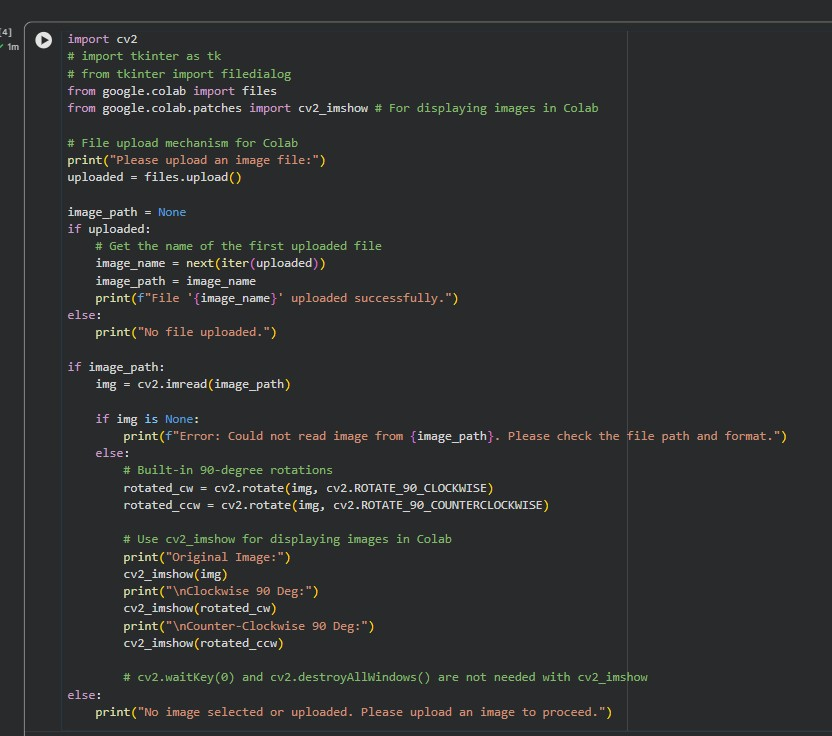
#> input picture Lab Experiments/Exp 9/exp 9 code.jpg, 832 x 736 px, found by its file name
$ python Exp25code.py
#> lines starting #> are read from the running program, lines starting #| are printed output that depends on the picture
# HIGH BOOST MASKING USING FORMULA

import cv2
import numpy as np
import matplotlib.pyplot as plt

# =========================
# COLAB IMAGE UPLOAD
# =========================
from google.colab import files

uploaded = files.upload()
#> the answer given: exp 9 code.jpg
filename = list(uploaded.keys())[0]

# Read Image
img = cv2.imread(filename)
#> img is the input picture: shape (736, 832, 3); mean B, G, R 47.7, 47, 45.9
img_rgb = cv2.cvtColor(img, cv2.COLOR_BGR2RGB)

# Blur
blurred = cv2.GaussianBlur(img_rgb,(9,9),0)
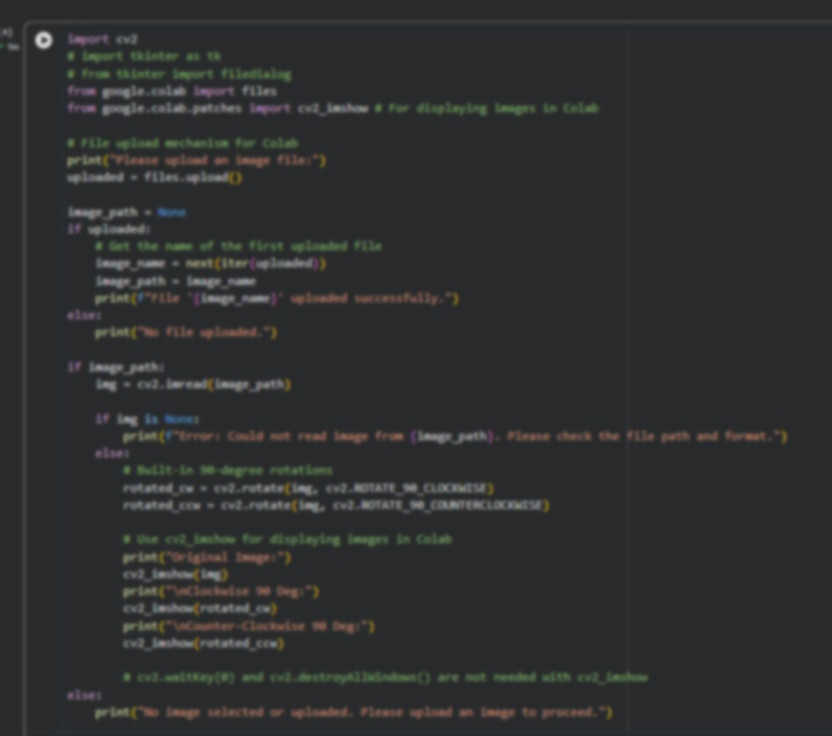
#> blurred: shape (736, 832, 3); mean R, G, B 45.9, 47, 47.7

# Mask
mask = cv2.subtract(img_rgb, blurred)
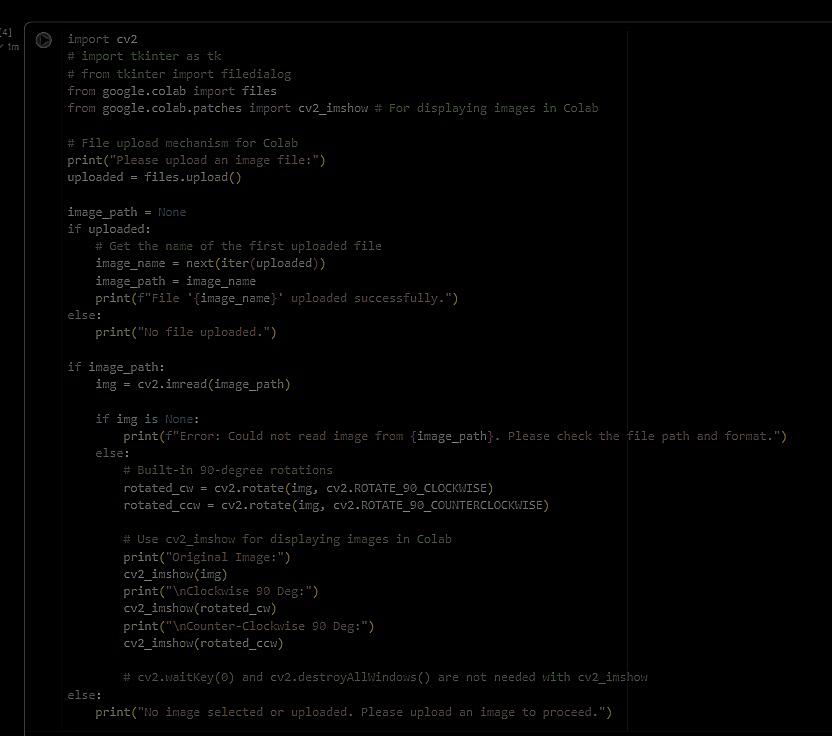
#> mask: shape (736, 832, 3); mean R, G, B 2.8, 2.7, 2.6

# High Boost Factor
A = 2.5

# High Boost Result
highboost = cv2.addWeighted(img_rgb,1.0,mask,A,0)
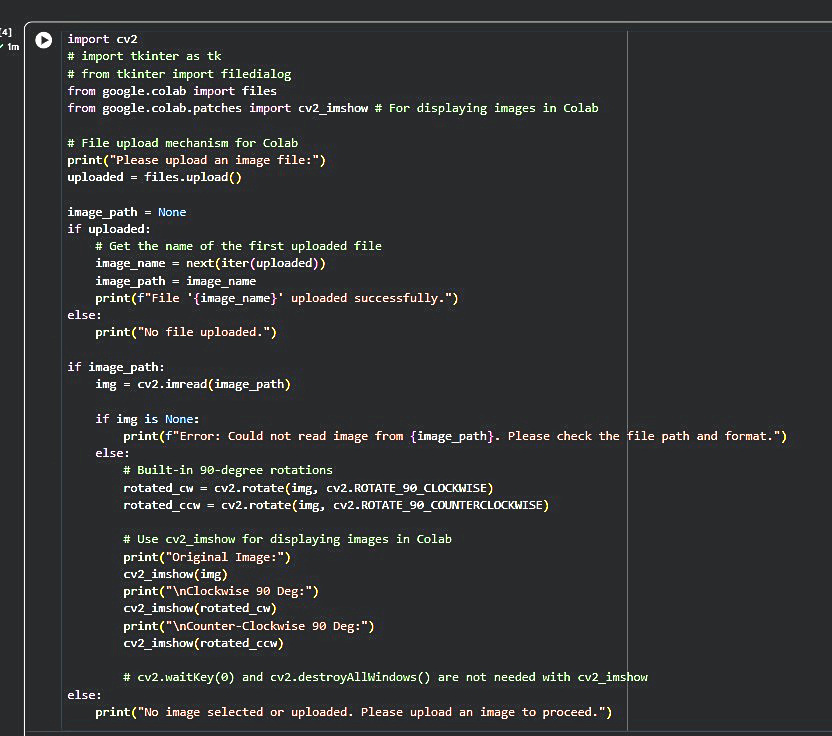
#> highboost: shape (736, 832, 3); mean R, G, B 49.5, 50.5, 51.6

# Display
plt.figure(figsize=(15,5))

plt.subplot(1,3,1)
plt.imshow(img_rgb)
plt.title("Original")
plt.axis("off")

plt.subplot(1,3,2)
plt.imshow(mask)
plt.title("Mask")
plt.axis("off")

plt.subplot(1,3,3)
plt.imshow(highboost)
plt.title("High Boost Result")
plt.axis("off")

plt.show()
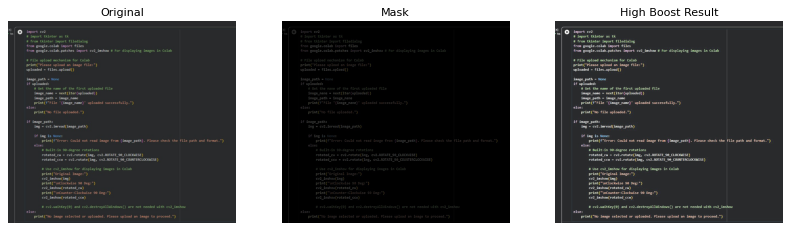
#> figure drawn by matplotlib, 3 panels
